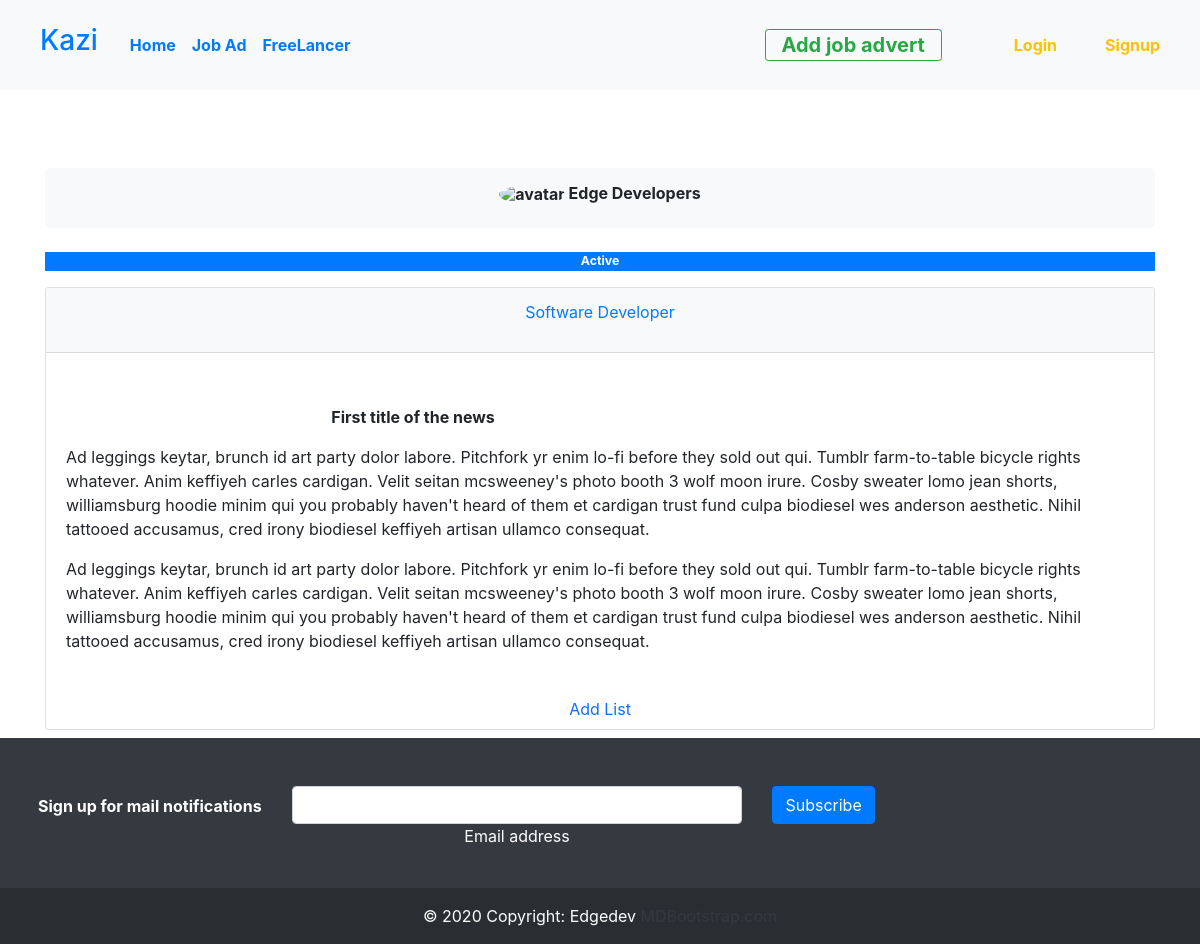
The app's page /jobs/view-job/2/ with its own data.
### jobs/models.py (models this page shows, shortened)
class Jobs(models.Model):
    poster = models.ForeignKey(User_profile,on_delete=SET_NULL,null=True)
    Job_Title = models.CharField(max_length=200,verbose_name='enter Job title')
    Company_name = models.CharField(max_length=200,verbose_name='company name')
    Job_category = models. ForeignKey(jobCategory, on_delete= models.SET_NULL, null = True)
    short_description = models.TextField()
    job_description = RichTextField()
    date_added = models.DateField(auto_now_add=True)
    is_active = models.BooleanField(default= True)

### jobs/views.py (the view)
# urls.py: path('jobs/view-job/<str:pk>/', views.ViewJob, name = "view-job"),
def ViewJob(request,pk):
    job = Jobs.objects.get(id = pk)
    context = {'job':job}
    return render(request, 'job.html', context)

### jobs/templates/job.html (shortened to what this page needs)
{% extends 'main.html' %}
{% block content%}
<div class="home-container pt-5 mt-5">
    <div class="container pt-4 mt-5 py-2">
        <div class="row">
            <div class="col text-center">
              <nav aria-label="breadcrumb" class="bg-light rounded-3 p-3 mb-4">
                <h6 class="fw-bold"><img src="https://mdbcdn.b-cdn.net/img/Photos/new-templates/bootstrap-chat/ava3.webp" alt="avatar"
                    class="rounded-circle img-fluid" style="width: 20px;"> {{job.Company_name}}</h6>
              </nav>
            </div>
        </div>
        <div class="status">
            {% if job.is_active is True %}
            <p class="p-0 text-white bg-primary" style="font-size: .77rem;"> Active </p>
           {% else %}
            <p class=" p-0 text-danger bg-light "> Not hiring at the moment </p>
           {% endif %}
        </div>
        <div class="card">
            <div >
                <div class="card-header bg-light text-primary d-flex justify-content-evenly">
                    <p>{{job.Job_Title}}</p>
                </div>
                <div class="prod_view">
                    <div class="info">
                        <div class="card-body">
                                 <p>{{job.job_description|safe}}</p>
                        </div>
                        <div class="to_cart">
                            <a class="nav-item nav-link text-center" href="#"> Add List</a>
                        </div>
                    </div>
                </div>
            </div>
        </div>
    </div>
</div>
{% endblock %}

### jobs/templates/job.html (style rules this page uses)
.status { font-size: .77rem; font-weight: bold; text-align: center; }

### records on screen
Jobs: Company_name "Edge Developers", Job_Title "Software Developer", job_description "First title of the news Ad leggings keytar, brunch id art party dolor labore. Pitchfork yr enim lo-fi before they sold out qui. Tumblr farm-to-table bicycle rights whatever. Anim keffiyeh carles cardigan. Velit seitan mcsweeney's photo booth 3 wolf moon irure. Cosby sweater lomo jean shorts, williamsburg hoodie minim qui you probably haven't heard of them et cardigan trust fund culpa biodiesel wes anderson aesthetic. Nihil tattooed accusamus, cred irony biodiesel keffiyeh artisan ullamco consequat. Ad leggings keytar, brunch id art party dolor labore. Pitchfork yr enim lo-fi before they sold out qui. Tumblr farm-to-table bicycle rights whatever. Anim keffiyeh carles cardigan. Velit seitan…"
